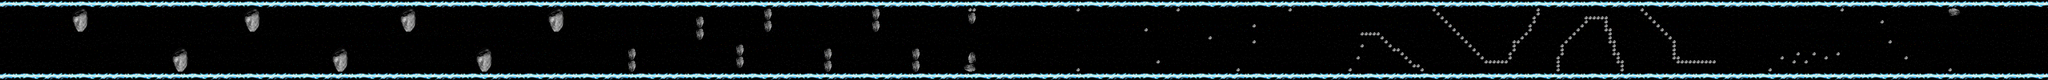

Tiled map render using the project's own tile images. Description and the map definition, with tile-layer contents summarised, below:
An orthogonal 512x20 tile map with 16x16 px tiles, 3 tile layers (background, walls, hazards).

<map version="1.0" orientation="orthogonal" width="512" height="20" tilewidth="16" tileheight="16">
 <tileset firstgid="1" name="reversePolarity Full" tilewidth="16" tileheight="16">
  <image source="reversePolarity Full.png" width="960" height="320" />
 </tileset>
 <layer name="background" width="512" height="20">
  <data>[10240 cells, 10240 non-empty, 320 distinct tile ids]</data>
 </layer>
 <layer name="walls" width="512" height="20">
  <data>[10240 cells, 2048 non-empty, 28 distinct tile ids]</data>
 </layer>
 <layer name="hazards" width="512" height="20">
  <data>[10240 cells, 413 non-empty, 31 distinct tile ids]</data>
 </layer>
</map>
